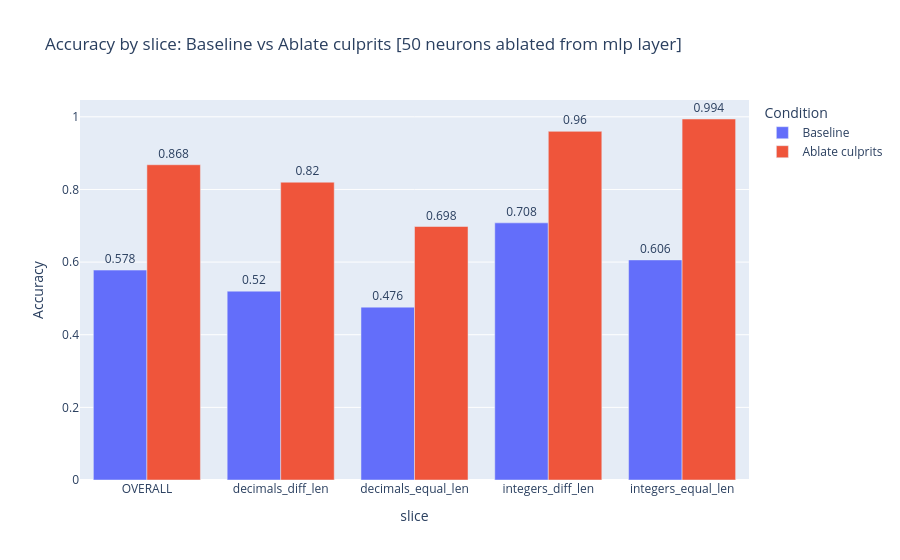
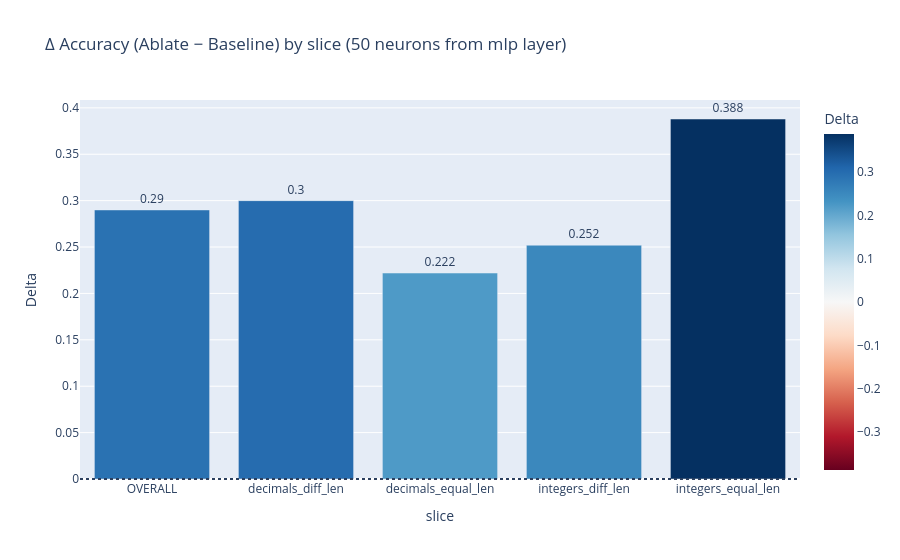
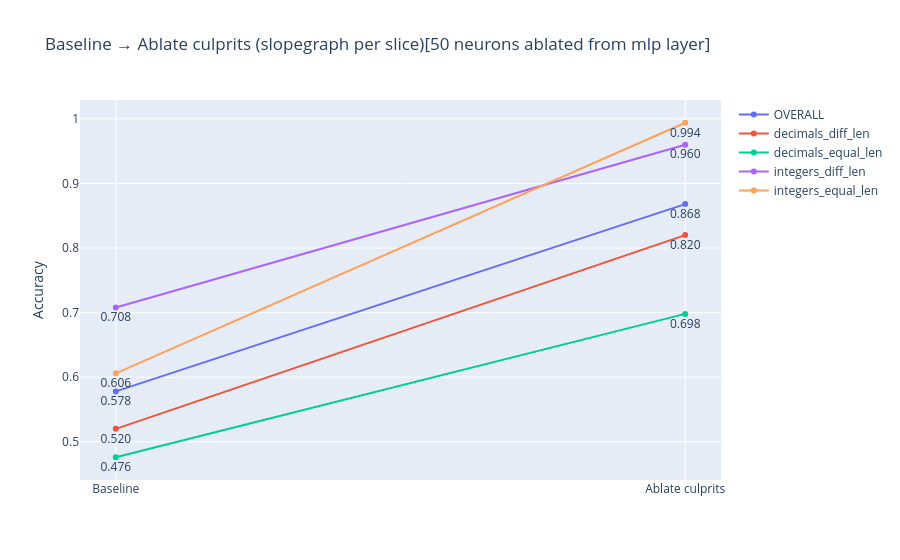

The cell these charts' notebook holds for them, in order:
### Code cell
import pandas as pd
import plotly.express as px
import plotly.graph_objects as go
import os

# ---- Input metrics ----
overall = {"Baseline": 0.578, "Ablate culprits": 0.868}

per_slice = {
    "decimals_diff_len":  {"Baseline": 0.520, "Ablate culprits": 0.820},
    "decimals_equal_len": {"Baseline": 0.476, "Ablate culprits": 0.698},
    "integers_diff_len":  {"Baseline": 0.708, "Ablate culprits": 0.960},
    "integers_equal_len": {"Baseline": 0.606, "Ablate culprits": 0.994},
}

# ---- DataFrames ----
overall_df = pd.DataFrame([{
    "slice": "OVERALL", 
    "Baseline": overall["Baseline"], 
    "Ablate culprits": overall["Ablate culprits"]
}])
slice_df = pd.DataFrame(
    [{"slice": k, "Baseline": v["Baseline"], "Ablate culprits": v["Ablate culprits"]} for k, v in per_slice.items()]
)
slice_df["Delta"] = slice_df["Ablate culprits"] - slice_df["Baseline"]
overall_df["Delta"] = overall_df["Ablate culprits"] - overall_df["Baseline"]

full_df = pd.concat([overall_df, slice_df], ignore_index=True)

# Ensure data/ folder exists
os.makedirs("data", exist_ok=True)

# ---- 1) Grouped bar chart (Baseline vs Ablated) ----
bar_df = full_df.melt(id_vars="slice", value_vars=["Baseline","Ablate culprits"], var_name="Condition", value_name="Accuracy")

fig1 = px.bar(
    bar_df, x="slice", y="Accuracy", color="Condition", barmode="group",
    text=bar_df["Accuracy"].round(3),
    title="Accuracy by slice: Baseline vs Ablate culprits [50 neurons ablated from mlp layer]"
)
fig1.update_traces(textposition="outside")
fig1.write_html("data/accuracy_grouped_bar_resid_post.html", full_html=False,  include_plotlyjs="cdn")

# ---- 2) Delta bar chart (improvement per slice) ----
fig2 = px.bar(
    full_df, x="slice", y="Delta", text=full_df["Delta"].round(3),
    title="Δ Accuracy (Ablate − Baseline) by slice (50 neurons from mlp layer)", color="Delta", color_continuous_scale="RdBu", color_continuous_midpoint=0,
)
fig2.update_traces(textposition="outside")
fig2.add_hline(y=0, line_dash="dot")
fig2.write_html("data/accuracy_delta_bar_resid_post.html", full_html=False,  include_plotlyjs="cdn")

# ---- 3) Slopegraph-style line chart ----
fig3 = go.Figure()
for _, row in full_df.iterrows():
    fig3.add_trace(go.Scatter(
        x=["Baseline","Ablate culprits"],
        y=[row["Baseline"], row["Ablate culprits"]],
        mode="lines+markers+text",
        text=[f"{row['Baseline']:.3f}", f"{row['Ablate culprits']:.3f}"],
        textposition="bottom center",
        name=row["slice"]
    ))

fig3.update_layout(title="Baseline → Ablate culprits (slopegraph per slice)[50 neurons ablated from mlp layer]", yaxis_title="Accuracy")
fig3.write_html("data/accuracy_slopegraph_resid_post.html", full_html=False,  include_plotlyjs="cdn")
fig1.show()
fig2.show()
fig3.show()
# "Saved plotly charts in data/accuracy_grouped_bar.html, data/accuracy_delta_bar.html, data/accuracy_slopegraph.html"

### Figure 1 — Plotly figure (JSON) as saved in the notebook; plotly's stock layout.template omitted (floating-point values rounded to 4 significant figures)
{"data": [{"alignmentgroup": "True", "hovertemplate": "Condition=Baseline<br>slice=%{x}<br>Accuracy=%{text}<extra></extra>", "legendgroup": "Baseline", "marker": {"color": "#636efa", "pattern": {"shape": ""}}, "name": "Baseline", "offsetgroup": "Baseline", "orientation": "v", "showlegend": true, "text": [0.578, 0.52, 0.476, 0.708, 0.606], "textposition": "outside", "type": "bar", "x": ["OVERALL", "decimals_diff_len", "decimals_equal_len", "integers_diff_len", "integers_equal_len"], "xaxis": "x", "y": [0.578, 0.52, 0.476, 0.708, 0.606], "yaxis": "y"}, {"alignmentgroup": "True", "hovertemplate": "Condition=Ablate culprits<br>slice=%{x}<br>Accuracy=%{text}<extra></extra>", "legendgroup": "Ablate culprits", "marker": {"color": "#EF553B", "pattern": {"shape": ""}}, "name": "Ablate culprits", "offsetgroup": "Ablate culprits", "orientation": "v", "showlegend": true, "text": [0.868, 0.82, 0.698, 0.96, 0.994], "textposition": "outside", "type": "bar", "x": ["OVERALL", "decimals_diff_len", "decimals_equal_len", "integers_diff_len", "integers_equal_len"], "xaxis": "x", "y": [0.868, 0.82, 0.698, 0.96, 0.994], "yaxis": "y"}], "layout": {"barmode": "group", "legend": {"title": {"text": "Condition"}, "tracegroupgap": 0}, "title": {"text": "Accuracy by slice: Baseline vs Ablate culprits [50 neurons ablated from mlp layer]"}, "xaxis": {"anchor": "y", "domain": [0, 1], "title": {"text": "slice"}}, "yaxis": {"anchor": "x", "domain": [0, 1], "title": {"text": "Accuracy"}}}}

### Figure 2 — Plotly figure (JSON) as saved in the notebook; plotly's stock layout.template omitted (floating-point values rounded to 4 significant figures)
{"data": [{"hovertemplate": "slice=%{x}<br>Delta=%{marker.color}<br>text=%{text}<extra></extra>", "legendgroup": "", "marker": {"color": [0.29, 0.3, 0.222, 0.252, 0.388], "coloraxis": "coloraxis", "pattern": {"shape": ""}}, "name": "", "orientation": "v", "showlegend": false, "text": [0.29, 0.3, 0.222, 0.252, 0.388], "textposition": "outside", "type": "bar", "x": ["OVERALL", "decimals_diff_len", "decimals_equal_len", "integers_diff_len", "integers_equal_len"], "xaxis": "x", "y": [0.29, 0.3, 0.222, 0.252, 0.388], "yaxis": "y"}], "layout": {"barmode": "relative", "coloraxis": {"cmid": 0, "colorbar": {"title": {"text": "Delta"}}, "colorscale": [[0, "rgb(103,0,31)"], [0.1, "rgb(178,24,43)"], [0.2, "rgb(214,96,77)"], [0.3, "rgb(244,165,130)"], [0.4, "rgb(253,219,199)"], [0.5, "rgb(247,247,247)"], [0.6, "rgb(209,229,240)"], [0.7, "rgb(146,197,222)"], [0.8, "rgb(67,147,195)"], [0.9, "rgb(33,102,172)"], [1, "rgb(5,48,97)"]]}, "legend": {"tracegroupgap": 0}, "shapes": [{"line": {"dash": "dot"}, "type": "line", "x0": 0, "x1": 1, "xref": "x domain", "y0": 0, "y1": 0, "yref": "y"}], "title": {"text": "Δ Accuracy (Ablate − Baseline) by slice (50 neurons from mlp layer)"}, "xaxis": {"anchor": "y", "domain": [0, 1], "title": {"text": "slice"}}, "yaxis": {"anchor": "x", "domain": [0, 1], "title": {"text": "Delta"}}}}

### Figure 3 — Plotly figure (JSON) as saved in the notebook; plotly's stock layout.template omitted (floating-point values rounded to 4 significant figures)
{"data": [{"mode": "lines+markers+text", "name": "OVERALL", "text": ["0.578", "0.868"], "textposition": "bottom center", "type": "scatter", "x": ["Baseline", "Ablate culprits"], "y": [0.578, 0.868]}, {"mode": "lines+markers+text", "name": "decimals_diff_len", "text": ["0.520", "0.820"], "textposition": "bottom center", "type": "scatter", "x": ["Baseline", "Ablate culprits"], "y": [0.52, 0.82]}, {"mode": "lines+markers+text", "name": "decimals_equal_len", "text": ["0.476", "0.698"], "textposition": "bottom center", "type": "scatter", "x": ["Baseline", "Ablate culprits"], "y": [0.476, 0.698]}, {"mode": "lines+markers+text", "name": "integers_diff_len", "text": ["0.708", "0.960"], "textposition": "bottom center", "type": "scatter", "x": ["Baseline", "Ablate culprits"], "y": [0.708, 0.96]}, {"mode": "lines+markers+text", "name": "integers_equal_len", "text": ["0.606", "0.994"], "textposition": "bottom center", "type": "scatter", "x": ["Baseline", "Ablate culprits"], "y": [0.606, 0.994]}], "layout": {"title": {"text": "Baseline → Ablate culprits (slopegraph per slice)[50 neurons ablated from mlp layer]"}, "yaxis": {"title": {"text": "Accuracy"}}}}
